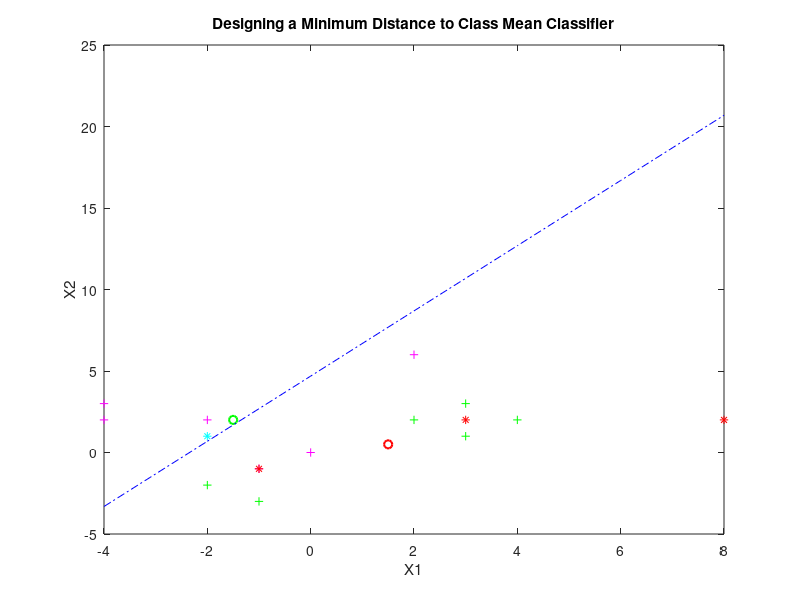

Recreate this plot in MATLAB. (Note: this script raises an error after producing the figure.)

 %Taking sample input
W=[2 2;3 1; 3 3; -1 -3 ; 4 2; -2 -2];
W1=[0 0;-2 2; -1 -1; -4 2;-4 3; 2 6];
plot(W(:,1),W(:,2),'g+')
hold on;
plot(W1(:,1),W1(:,2),'m+')
hold on;
title('Designing a Minimum Distance to Class Mean Classifier');
xlabel('X1');
ylabel('X2');
%mean calculation
m1=mean(W);
m2=mean(W1);
hold on

m3 = plot(m1(1),m1(2),'o','MarkerEdgeColor','r','LineWidth',1.5);
hold on

m4 = plot(m2(1),m2(2),'o','MarkerEdgeColor','g','LineWidth',1.5);

%sapmle input
X=[-1 -1;3 2;-2 1;8 2];
%Calculating Linear Discriminant Function
for i = 1:length(X)
g1=X(i,:)*m1'-0.5*m1*m1';
g2=X(i,:)*m2'-0.5*m2*m2';
if(g1>g2)
plot(X(i,1),X(i,2),'r*');  
else
plot(X(i,1),X(i,2),'c* ');
hold on;
end
end

%decision boudary...
coefficient = m1-m2;

constant = -0.5*det((m1' * m1)- (m2' * m2));

bon = [-4:2:8];

for i = 1:length(bon)
    N(:,i) = -((coefficient(1,1)* bon(:,i)+constant)/coefficient(1,2));                                                                              
end

decision_boundary = [bon',N'];

plot(decision_boundary(:,1),decision_boundary(:,2),'-.b');
hold off;



sample = [-1 -1;3 2;-2 1;8 2];


%Calculating Linear Discriminant Function

for i = 1:length(sample)
    g1 = sample(i,:)*y1'-.5*(y1*y1');
    g2 = sample(i,:)*y2'-.5*(y2*y2'); 

    if g1 > g2     
      plot(sample(i,1),sample(i,2),'x','MarkerEdgeColor','r','LineWidth',1.5);      
    else      
      plot(sample(i,1),sample(i,2),'x','MarkerEdgeColor','g','LineWidth',1.5);      
    end
end



%Decision Boundary Between Two-classes

coefficient = y1-y2;

constant = -0.5*det((y1' * y1)- (y2' * y2));

b = [-4:2:8];

for i = 1:length(b)
    y(:,i) = -((coefficient(1,1)* b(:,i)+constant)/coefficient(1,2));                                                                              
end

d_boundary = [b',y'];

plot(d_boundary(:,1),d_boundary(:,2),'-.b');
hold off;
